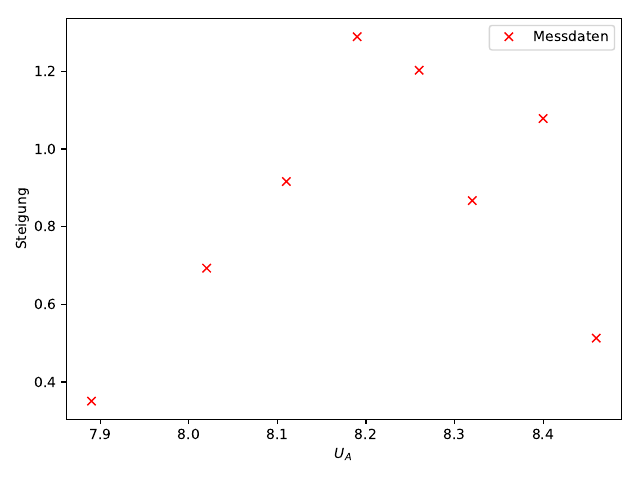

The Python source for this figure:
import matplotlib.pyplot as plt
import numpy as np


x,y = np.genfromtxt('mess1.txt', unpack=True)

plt.plot(x, np.log(y), 'rx', label='Messdaten')
plt.ylabel('Steigung')
plt.xlabel(r'$U_A$')
plt.legend(loc='best')

plt.tight_layout()
plt.savefig('plot1.pdf')